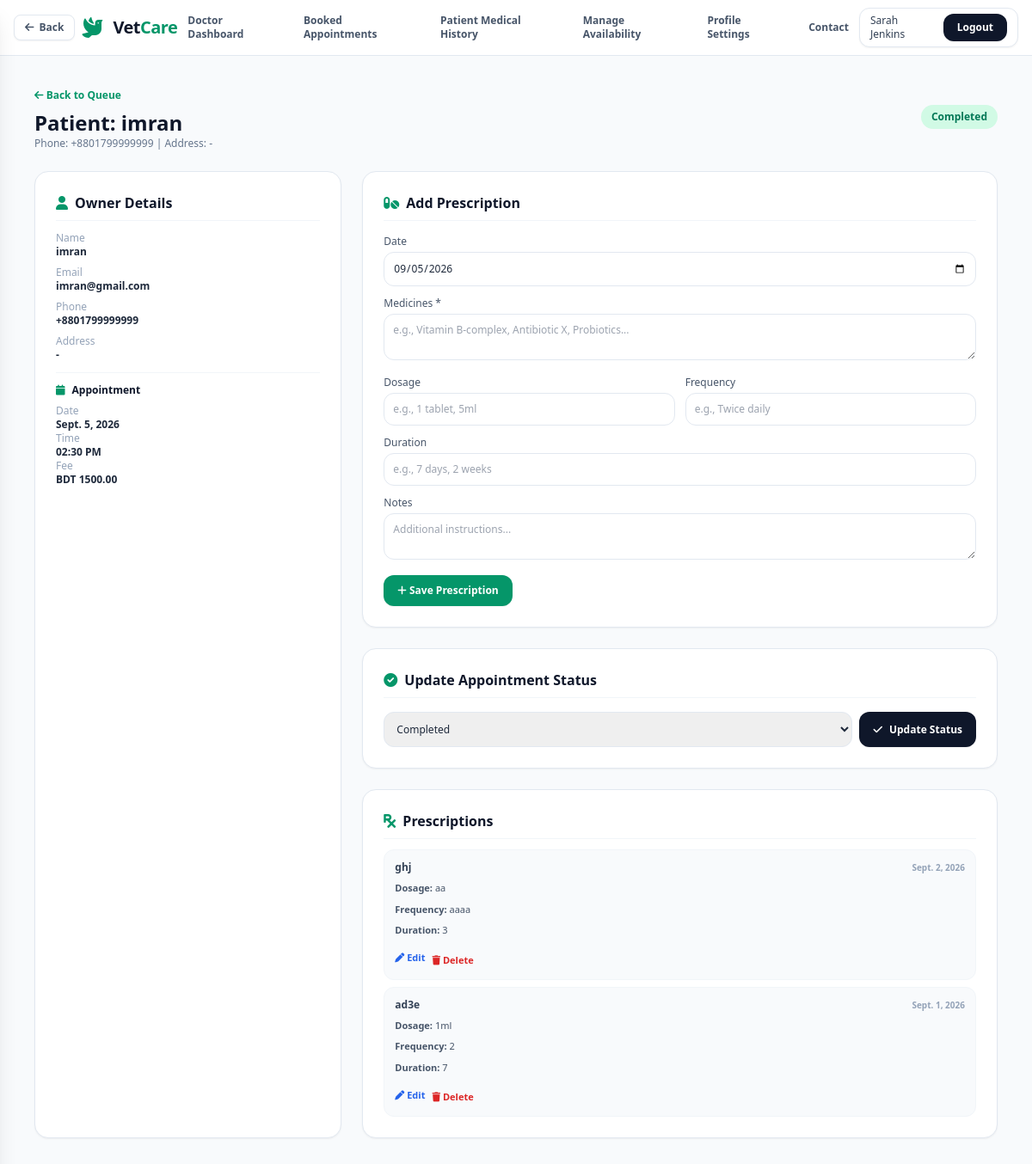
The page /vet/view-patient/42/ (signed in, upper part) on the database as committed earlier.
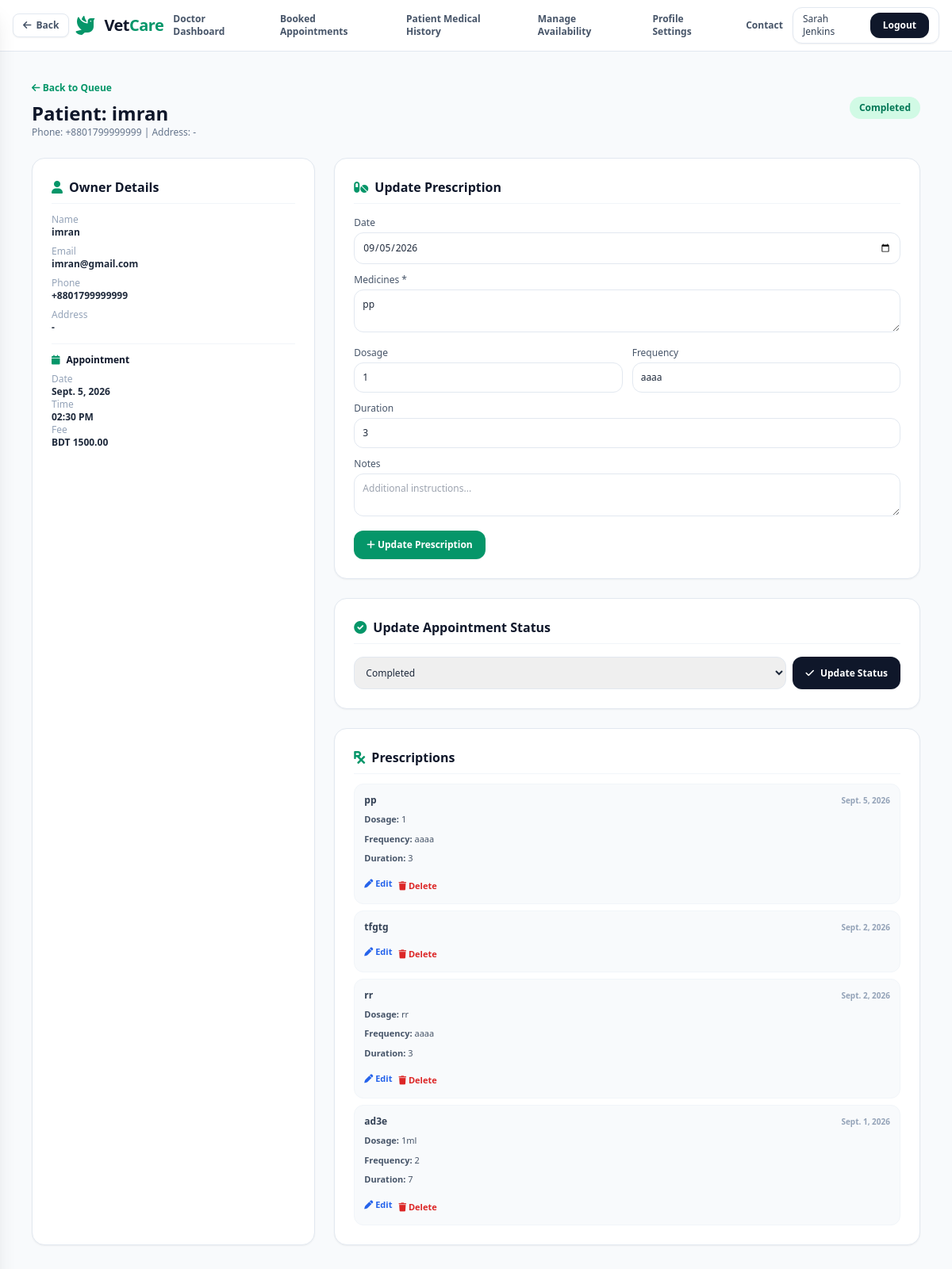
The same page on the database as committed later.
### booking/models.py (models this page shows, shortened)
class Appointment(models.Model):
    STATUS_CHOICES = (
        ('PENDING', 'Pending'),
        ('CONFIRMED', 'Confirmed'),
        ('COMPLETED', 'Completed'),
        ('CANCELLED', 'Cancelled'),
    )
    patient = models.ForeignKey('patient.Patient', on_delete=models.CASCADE, related_name='appointments')
    doctor = models.ForeignKey('vet.Doctor', on_delete=models.CASCADE, related_name='appointments')
    date = models.DateField()
    time = models.TimeField()
    status = models.CharField(max_length=20, choices=STATUS_CHOICES, default='PENDING')
    fee = models.DecimalField(max_digits=8, decimal_places=2, default=1500.00)
    notes = models.TextField(blank=True)
    created_at = models.DateTimeField(auto_now_add=True)
    updated_at = models.DateTimeField(auto_now=True)
    class Meta:
        ordering = ['-date', '-time']

### patient/models.py (models this page shows, shortened)
class MedicalHistory(models.Model):
    patient = models.ForeignKey(Patient, on_delete=models.CASCADE, related_name='medical_histories')
    appointment = models.ForeignKey('booking.Appointment', on_delete=models.SET_NULL, null=True, blank=True, related_name='medical_histories')
    diagnosis = models.TextField()
    notes = models.TextField(blank=True)
    medical_suggestion = models.TextField(blank=True)
    medicines = models.TextField(blank=True)
    dosage = models.TextField(blank=True)
    frequency = models.CharField(max_length=100, blank=True)
    duration = models.CharField(max_length=100, blank=True)
    date = models.DateField()
    created_at = models.DateTimeField(auto_now_add=True)

### vet/views.py (the view, shortened to what this page needs)
# urls.py: path('vet/view-patient/<int:appointment_id>/', views.view_patient, name='vet_view_patient'),
@login_required
def view_patient(request, appointment_id):
    if request.user.role != 'DOCTOR':
        return render(request, '403.html', status=403)
    from booking.models import Appointment
    from patient.models import MedicalHistory
    from django.shortcuts import get_object_or_404
    appointment = get_object_or_404(Appointment, id=appointment_id)
    if appointment.doctor.user != request.user:
        return render(request, '403.html', status=403)
    if appointment.payment.status != 'PAID' or appointment.status not in ['CONFIRMED', 'COMPLETED']:
        from django.contrib import messages as _m
        _m.warning(request, 'This appointment is not available. It must be paid and confirmed first.')
        return redirect('vet_booked_appointments')
    patient = appointment.patient
    medical_histories = patient.medical_histories.all().order_by('-date')
    context = {
        'doctor': request.user.doctor_profile if hasattr(request.user, 'doctor_profile') else None,
        'appointment': appointment,
        'patient': patient,
        'medical_histories': medical_histories,
        'existing_prescription': patient.medical_histories.filter(appointment=appointment).first(),
    }
    return render(request, 'vet_view_patient.html', context)

### vetcure/templates/vet_view_patient.html (shortened to what the changed rows need)
{% extends 'base.html' %}
{% block content %}
<div class="flex-grow max-w-6xl w-full mx-auto px-4 py-8 space-y-6">
    <div class="flex items-center justify-between">
        <div>
            <h1 class="text-2xl font-bold text-slate-900">Patient: {{ patient.user.get_full_name }}</h1>
        </div>
    </div>
    <div class="grid grid-cols-1 lg:grid-cols-3 gap-6">
        <div class="bg-white p-6 rounded-2xl border border-slate-200 shadow-sm space-y-3">
            <h2 class="font-bold text-slate-900 flex items-center gap-2 border-b border-slate-100 pb-2">
                <i class="fa-solid fa-user text-emerald-600"></i> Owner Details
            </h2>
            <div class="border-t border-slate-100 pt-3 text-xs">
                <div><span class="text-slate-400 block">Date</span><span class="font-semibold text-slate-800">{{ appointment.date }}</span></div>
                <div><span class="text-slate-400 block">Time</span><span class="font-semibold text-slate-800">{{ appointment.time|time:"h:i A" }}</span></div>
                <div><span class="text-slate-400 block">Fee</span><span class="font-semibold text-slate-800">BDT {{ appointment.fee }}</span></div>
            </div>
        </div>
        <div class="lg:col-span-2 space-y-6">
            <div class="bg-white p-6 rounded-2xl border border-slate-200 shadow-sm space-y-4">
                <h2 class="font-bold text-slate-900 flex items-center gap-2 border-b border-slate-100 pb-2">
                    <i class="fa-solid fa-pills text-emerald-600"></i> <span id="prescription-form-title">{% if existing_prescription %}Update Prescription{% else %}Add Prescription{% endif %}</span>
                </h2>
                <form method="post" id="prescription-form" class="space-y-3">
                    <div>
                        <label class="block text-slate-600 mb-1 text-xs">Date</label>
                        <input type="date" name="date" id="prescription-date" value="{% if existing_prescription %}{{ existing_prescription.date|date:'Y-m-d' }}{% else %}{{ appointment.date|date:'Y-m-d' }}{% endif %}" class="w-full border border-slate-200 rounded-xl p-2.5 outline-none focus:ring-1 focus:ring-emerald-500 text-xs">
                    </div>
                    <div>
                        <label class="block text-slate-600 mb-1 text-xs">Medicines *</label>
                        <textarea name="medicines" id="prescription-medicines" rows="2" required class="w-full border border-slate-200 rounded-xl p-2.5 outline-none focus:ring-1 focus:ring-emerald-500 text-xs" placeholder="e.g., Vitamin B-complex, Antibiotic X, Probiotics...">{% if existing_prescription %}{{ existing_prescription.medicines }}{% endif %}</textarea>
                    </div>
                    <div class="grid grid-cols-2 gap-3">
                        <div>
                            <label class="block text-slate-600 mb-1 text-xs">Dosage</label>
                            <input type="text" name="dosage" id="prescription-dosage" class="w-full border border-slate-200 rounded-xl p-2.5 outline-none focus:ring-1 focus:ring-emerald-500 text-xs" placeholder="e.g., 1 tablet, 5ml" value="{% if existing_prescription %}{{ existing_prescription.dosage }}{% endif %}">
                        </div>
                        <div>
                            <label class="block text-slate-600 mb-1 text-xs">Frequency</label>
                            <input type="text" name="frequency" id="prescription-frequency" class="w-full border border-slate-200 rounded-xl p-2.5 outline-none focus:ring-1 focus:ring-emerald-500 text-xs" placeholder="e.g., Twice daily" value="{% if existing_prescription %}{{ existing_prescription.frequency }}{% endif %}">
                        </div>
                    </div>
                    <div>
                        <label class="block text-slate-600 mb-1 text-xs">Duration</label>
                        <input type="text" name="duration" id="prescription-duration" class="w-full border border-slate-200 rounded-xl p-2.5 outline-none focus:ring-1 focus:ring-emerald-500 text-xs" placeholder="e.g., 7 days, 2 weeks" value="{% if existing_prescription %}{{ existing_prescription.duration }}{% endif %}">
                    </div>
                    <div class="flex gap-2">
                        <button type="submit" id="prescription-submit-btn" class="bg-emerald-600 hover:bg-emerald-700 text-white text-xs font-semibold px-4 py-2.5 rounded-xl transition shadow-sm">
                            <i class="fa-solid fa-plus"></i> {% if existing_prescription %}Update Prescription{% else %}Save Prescription{% endif %}
                        </button>
                    </div>
                </form>
            </div>
            <div class="bg-white p-6 rounded-2xl border border-slate-200 shadow-sm space-y-4">
                <h2 class="font-bold text-slate-900 flex items-center gap-2 border-b border-slate-100 pb-2">
                    <i class="fa-solid fa-circle-check text-emerald-600"></i> Update Appointment Status
                </h2>
                <div class="flex gap-2">
                    <select id="status-select" class="flex-1 border border-slate-200 rounded-xl p-2.5 outline-none focus:ring-1 focus:ring-emerald-500 text-xs">
                        <option value="COMPLETED" {% if appointment.status == 'COMPLETED' %}selected{% endif %}>Completed</option>
                    </select>
                    <button type="button" id="update-status-btn" data-appointment-id="{{ appointment.id }}" class="bg-slate-900 hover:bg-slate-800 text-white text-xs font-semibold px-4 py-2.5 rounded-xl transition shadow-sm flex items-center gap-2">
                        <i class="fa-solid fa-check"></i> <span id="status-btn-text">Update Status</span>
                    </button>
                </div>
            </div>
            <div class="bg-white p-6 rounded-2xl border border-slate-200 shadow-sm space-y-3">
                <h2 class="font-bold text-slate-900 flex items-center gap-2 border-b border-slate-100 pb-2">
                    <i class="fa-solid fa-prescription text-emerald-600"></i> Prescriptions
                </h2>
                <div class="space-y-2">
                    {% for history in medical_histories %}
                    <div class="p-3 bg-slate-50 rounded-xl border border-slate-100 space-y-2">
                        <div class="flex justify-between font-bold text-slate-700 text-xs">
                            <span>{{ history.medicines|truncatewords:10|default:"General Consultation" }}</span>
                            <span class="text-slate-400 text-[10px]">{{ history.date }}</span>
                        </div>
                        {% if history.dosage %}<p class="text-[11px] text-slate-600"><span class="font-semibold">Dosage:</span> {{ history.dosage }}</p>{% endif %}
                        {% if history.frequency %}<p class="text-[11px] text-slate-600"><span class="font-semibold">Frequency:</span> {{ history.frequency }}</p>{% endif %}
                        {% if history.duration %}<p class="text-[11px] text-slate-600"><span class="font-semibold">Duration:</span> {{ history.duration }}</p>{% endif %}
                        <div class="flex gap-2 pt-1">
                            <button onclick="editHistory({{ history.id }}, '{{ history.medicines|escapejs|default:'' }}', '{{ history.dosage|escapejs|default:'' }}', '{{ history.frequency|escapejs|default:'' }}', '{{ history.duration|escapejs|default:'' }}', '{{ history.notes|escapejs|default:'' }}', '{{ history.date|date:'Y-m-d' }}')" class="text-blue-600 hover:underline text-[11px] font-semibold">
                                <i class="fa-solid fa-pen"></i> Edit
                            </button>
                            <form method="post" class="inline" onsubmit="return confirm('Delete this prescription?')">
                                <button type="submit" class="text-red-600 hover:underline text-[11px] font-semibold">
                                    <i class="fa-solid fa-trash"></i> Delete
                                </button>
                            </form>
                        </div>
                    </div>
                    {% empty %}
                    <p class="text-slate-500 text-xs">No prescriptions yet.</p>
                    {% endfor %}
                </div>
            </div>
        </div>
    </div>
</div>
{% endblock %}

Rows that differ between the two databases and show on the page:
added MedicalHistory: date "09/05/2026", medicines "pp", dosage "1", frequency "aaaa", duration "3", date "Sept. 5, 2026"
changed MedicalHistory: medicines "ghj" → "tfgtg"; dosage "aa" → (not shown); frequency "aaaa" → (not shown); duration "3" → (not shown)
added MedicalHistory: medicines "rr", date "Sept. 2, 2026", dosage "rr", frequency "aaaa", duration "3"
Other text that changed with them:
text no longer shown: "Add Prescription Save Prescription"
text now shown: "Update Prescription Update Prescription"
